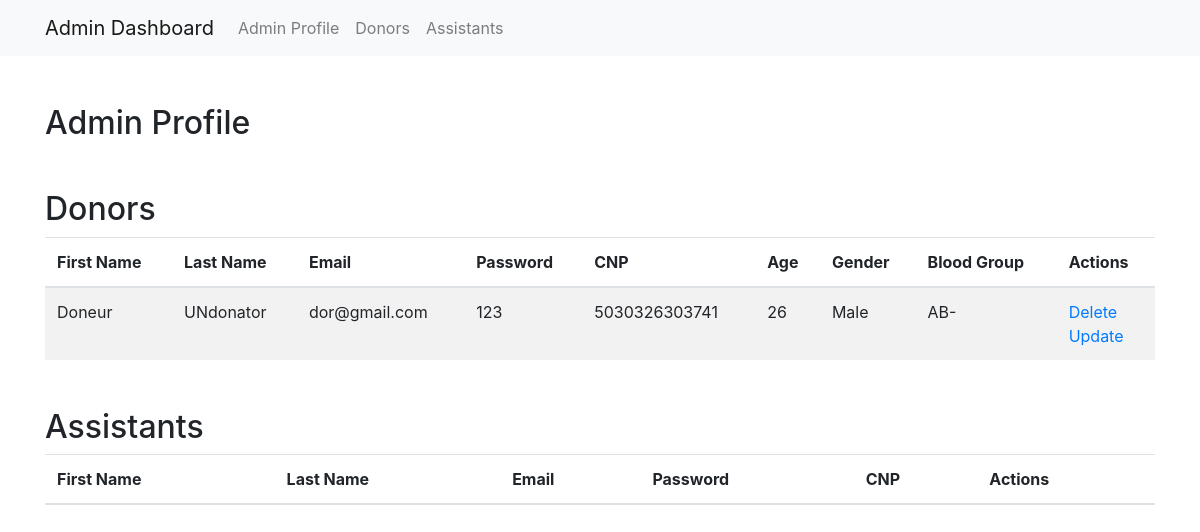
Before: /admin_dashboard with the older database file.
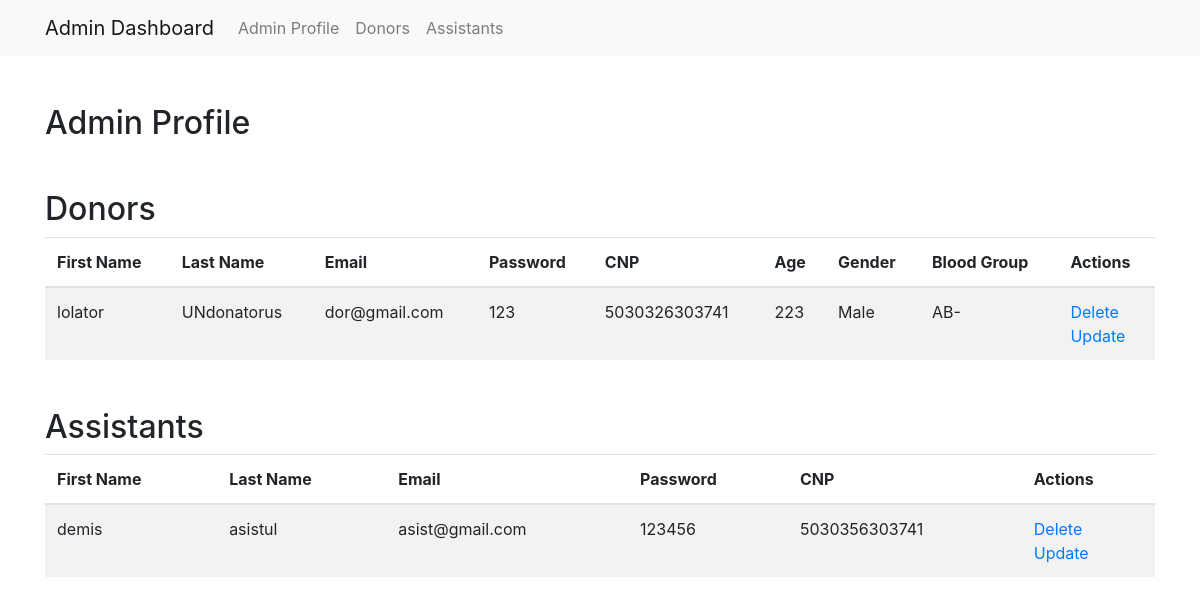
After: the same page with the newer database file.
### models/donor.py (models this page shows, shortened)
class Donor(db.Model):
    __tablename__ = 'Donor'
    DonorID = db.Column(db.Integer, primary_key=True, autoincrement=True)
    UserID = db.Column(db.Integer, db.ForeignKey('User.UserID'), nullable=False)
    BloodGroup = db.Column(db.String, nullable=False)
    Age = db.Column(db.String, nullable=False)
    Gender = db.Column(db.String, nullable=False)
    user = db.relationship('User', backref='donor', uselist=False)

### models/user.py (models this page shows, shortened)
class User(db.Model):
    __tablename__ = 'User'
    UserID = db.Column(db.Integer, primary_key=True, autoincrement=True)
    Role = db.Column(db.String, nullable=False)
    FirstName = db.Column(db.String, nullable=False)
    LastName = db.Column(db.String, nullable=False)
    Email = db.Column(db.String, unique=True, nullable=False)
    Password = db.Column(db.String, nullable=False)
    CNP = db.Column(db.String(13), unique=True, nullable=False)

### models/assistant.py (models this page shows, shortened)
class Assistant(db.Model):
    __tablename__ = 'Assistant'
    AssistantID = db.Column(db.Integer, primary_key=True, autoincrement=True)
    UserID = db.Column(db.Integer, db.ForeignKey('User.UserID'), nullable=False)
    user = db.relationship('User', backref='assistant', uselist=False)

### controllers/admin_controller.py (the view)
    @app.route('/admin_dashboard')
    def admin_dashboard():
        admin_id = session.get('user_id')
        admin = User.query.get(admin_id)
        donors = (
            db.session.query(
                Donor.DonorID,
                User.FirstName,
                User.LastName,
                User.Email,
                User.Password,
                User.CNP,
                Donor.Age,
                Donor.Gender,
                Donor.BloodGroup
            )
            .join(User, Donor.UserID == User.UserID)
            .all()
        )
        assistants = (
            db.session.query(
                Assistant.AssistantID,
                User.FirstName,
                User.LastName,
                User.Email,
                User.Password,
                User.CNP
            )
            .join(User, Assistant.UserID == User.UserID)
            .all()
        )
        users = User.query.all()
        activity_logs = ActivityLog.query.all()
        return render_template(
            'admin/admin_dashboard.html',
            admin=admin,
            users=users,
            activity_logs=activity_logs,
            donors=donors,
            assistants=assistants
        )

### templates/admin/admin_dashboard.html (shortened to what this page needs)
<!DOCTYPE html>
<html lang="en">
<head>
    <link rel="stylesheet" href="https://stackpath.bootstrapcdn.com/bootstrap/4.5.2/css/bootstrap.min.css">
</head>
<body>
    <nav class="navbar navbar-expand-lg navbar-light bg-light">
        <div class="container">
            <a class="navbar-brand" href="#">Admin Dashboard</a>
            <div class="collapse navbar-collapse" id="navbarNav">
                <ul class="navbar-nav">
                    <li class="nav-item">
                        <a class="nav-link" href="#adminProfile">Admin Profile</a>
                    </li>
                    <li class="nav-item">
                        <a class="nav-link" href="#donorTable">Donors</a>
                    </li>
                    <li class="nav-item">
                        <a class="nav-link" href="#assistantTable">Assistants</a>
                    </li>
                </ul>
            </div>
        </div>
    </nav>
    <div class="container mt-5" id="adminProfile">
        <h2>Admin Profile</h2>
    </div>
    <div class="container mt-5" id="donorTable">
        <h2>Donors</h2>
        <table class="table table-striped">
            <thead>
                <tr>
                    <th>First Name</th>
                    <th>Last Name</th>
                    <th>Email</th>
                    <th>Password</th>
                    <th>CNP</th>
                    <th>Age</th>
                    <th>Gender</th>
                    <th>Blood Group</th>
                    <th>Actions</th>
                </tr>
            </thead>
            <tbody>
                {% for donor in donors %}
                <tr>
                    <td>{{ donor.FirstName }}</td>
                    <td>{{ donor.LastName }}</td>
                    <td>{{ donor.Email }}</td>
                    <td>{{ donor.Password }}</td>
                    <td>{{ donor.CNP }}</td>
                    <td>{{ donor.Age }}</td>
                    <td>{{ donor.Gender }}</td>
                    <td>{{ donor.BloodGroup }}</td>
                    <td>
                        <a href="/delete/donor/{{ donor.DonorID }}"> Delete </a>
                        <br/>
                        <a href="/update/donor/{{ donor.DonorID }}"> Update </a>
                    </td>
                </tr>
                {% endfor %}
            </tbody>
        </table>
    </div>
    <div class="container mt-5" id="assistantTable">
        <h2>Assistants</h2>
        <table class="table table-striped">
            <thead>
                <tr>
                    <th>First Name</th>
                    <th>Last Name</th>
                    <th>Email</th>
                    <th>Password</th>
                    <th>CNP</th>
                    <th>Actions</th>
                </tr>
            </thead>
            <tbody>
                {% for assistant in assistants %}
                <tr>
                    <td>{{ assistant.FirstName }}</td>
                    <td>{{ assistant.LastName }}</td>
                    <td>{{ assistant.Email }}</td>
                    <td>{{ assistant.Password }}</td>
                    <td>{{ assistant.CNP }}</td>
                    <td>
                       <a href = "/delete/assistant/{{ assistant.AssistantID }}" > Delete </a>
                        <br/>
                        <a href = "/update/assistant/{{ assistant.AssistantID }}"> Update </a>
                    </td>
                </tr>
                {% endfor %}
            </tbody>
        </table>
    </div>
</body>
</html>

Changed rows visible on the page:
changed Donor "Male": FirstName "Doneur" → "lolator"; LastName "UNdonator" → "UNdonatorus"; Age "26" → "223"
added Assistant: FirstName "demis", LastName "asistul", Email "asist@gmail.com", Password "123456", CNP "5030356303741"
